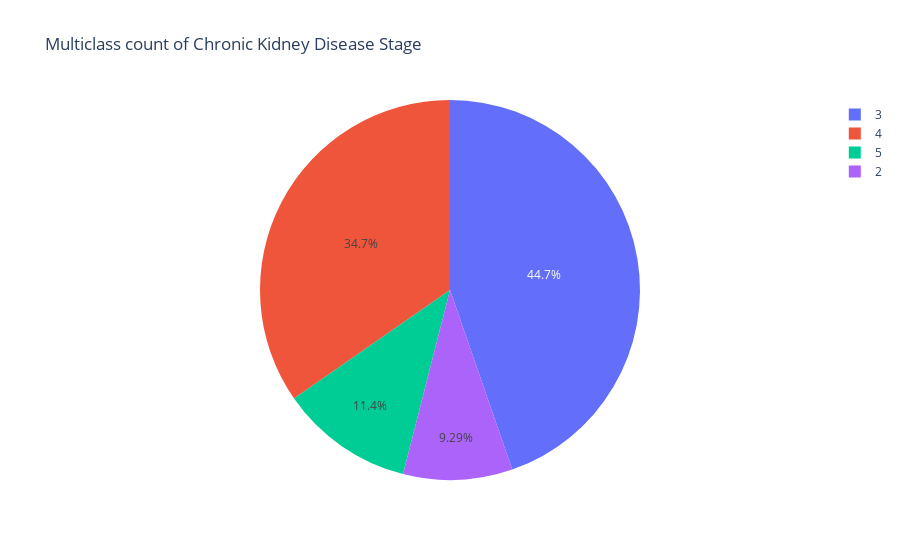

This figure's notebook cell:
### Markdown cell above
The pie chart above shows that the dataset has 80.3% of chronic kidney disease not progressing.

### Code cell
## plot a pie chart of the Multiclass label
multi_class = data['CKD_Stage'].value_counts(ascending=False).reset_index()
print(multi_class)

# visualize the rows
fig = px.pie(multi_class, values='count', names='CKD_Stage', title='Multiclass count of Chronic Kidney Disease Stage')
fig.show()

### Figure 1 — Plotly figure (JSON) as saved in the notebook; plotly's stock layout.template omitted (floating-point values rounded to 4 significant figures)
{"data": [{"domain": {"x": [0, 1], "y": [0, 1]}, "hovertemplate": "CKD_Stage=%{label}<br>count=%{value}<extra></extra>", "labels": [3, 4, 5, 2], "legendgroup": "", "name": "", "showlegend": true, "type": "pie", "values": [433, 336, 110, 90]}], "layout": {"legend": {"tracegroupgap": 0}, "title": {"text": "Multiclass count of Chronic Kidney Disease Stage"}}}
